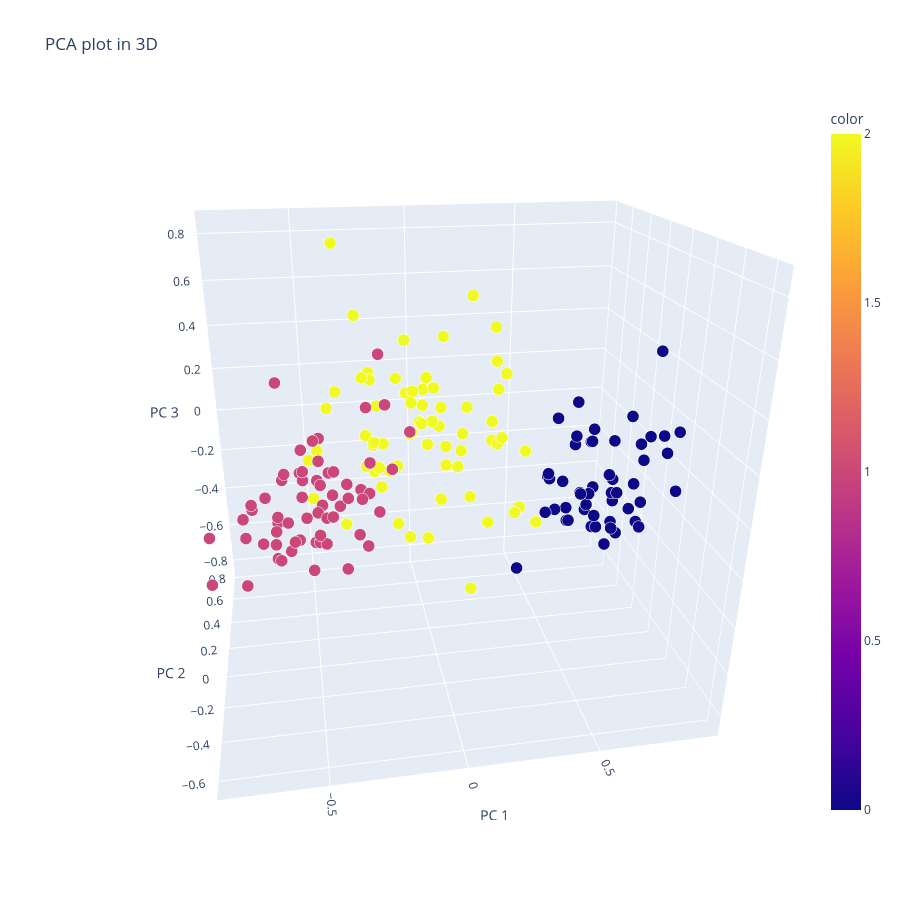

The code cell stored with this chart in its notebook:
### Code cell
PCAplot3D(X, pred_sp)

### Figure 1 — Plotly figure (JSON) as saved in the notebook; plotly's stock layout.template omitted (floating-point values rounded to 4 significant figures; data arrays with more than 128 entries replaced by an {"elided": "..."} marker saying what was removed)
{"data": [{"hovertemplate": "PC 1=%{x}<br>PC 2=%{y}<br>PC 3=%{z}<br>size=%{marker.size}<br>color=%{marker.color}<extra></extra>", "legendgroup": "", "marker": {"color": {"elided": "178 int values"}, "coloraxis": "coloraxis", "opacity": 1, "size": {"elided": "178 float values"}, "sizemode": "area", "sizeref": 0.00025, "symbol": "circle"}, "mode": "markers", "name": "", "scene": "scene", "showlegend": false, "type": "scatter3d", "x": {"elided": "178 float values"}, "y": {"elided": "178 float values"}, "z": {"elided": "178 float values"}}], "layout": {"coloraxis": {"colorbar": {"title": {"text": "color"}}, "colorscale": [[0, "#0d0887"], [0.1111, "#46039f"], [0.2222, "#7201a8"], [0.3333, "#9c179e"], [0.4444, "#bd3786"], [0.5556, "#d8576b"], [0.6667, "#ed7953"], [0.7778, "#fb9f3a"], [0.8889, "#fdca26"], [1, "#f0f921"]]}, "height": 900, "legend": {"itemsizing": "constant", "tracegroupgap": 0}, "scene": {"aspectmode": "auto", "aspectratio": {"x": 1.087, "y": 0.8832, "z": 1.042}, "camera": {"center": {"x": 0, "y": 0, "z": 0}, "eye": {"x": -0.3246, "y": -1.836, "z": 0.8219}, "projection": {"type": "perspective"}, "up": {"x": 0, "y": 0, "z": 1}}, "domain": {"x": [0, 1], "y": [0, 1]}, "xaxis": {"title": {"text": "PC 1"}, "type": "linear"}, "yaxis": {"title": {"text": "PC 2"}, "type": "linear"}, "zaxis": {"title": {"text": "PC 3"}, "type": "linear"}}, "title": {"text": "PCA plot in 3D"}, "width": 900}}
